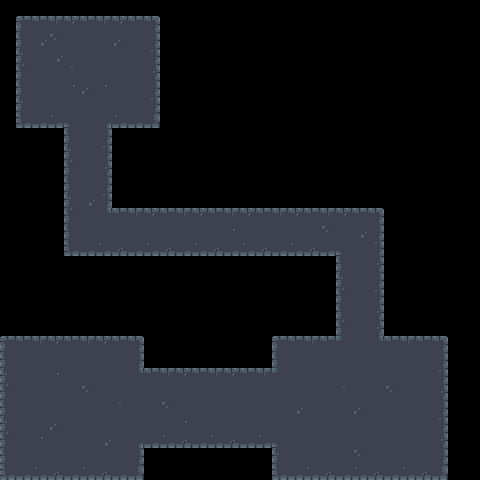

This is a level from a 2D game, rendered from its Tiled map with the project's own tilesets. A one-line summary and the map file follow, with tile-layer data summarised:
An orthogonal 30x30 tile map with 16x16 px tiles, 2 tile layers (floor, walls).

<map version="1.0" orientation="orthogonal" width="30" height="30" tilewidth="16" tileheight="16">
 <tileset firstgid="1" name="Tiles" tilewidth="16" tileheight="16">
  <image source="tileset.png" width="512" height="128" />
 </tileset>
 <layer name="floor" width="30" height="30">
  <data>[900 cells, 211 non-empty, 6 distinct tile ids]</data>
 </layer>
 <layer name="walls" width="30" height="30">
  <data>[900 cells, 164 non-empty, 20 distinct tile ids]</data>
 </layer>
</map>